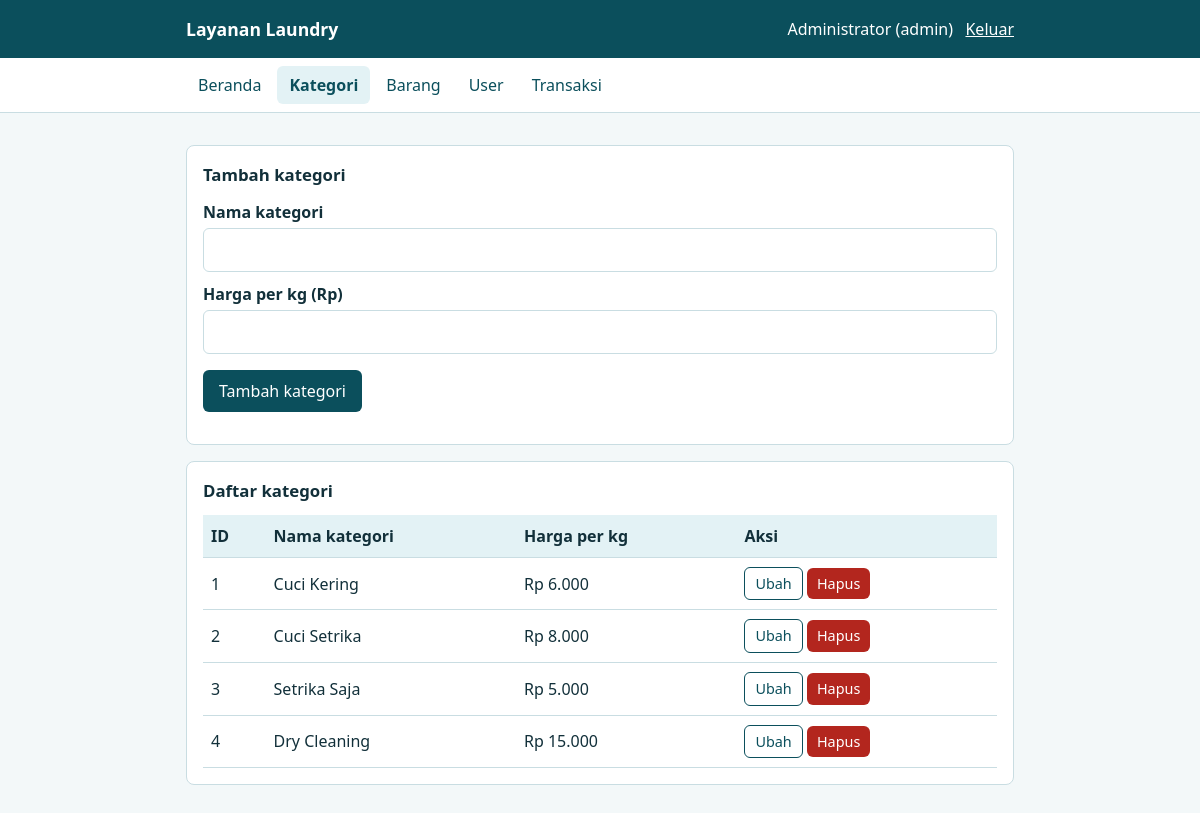
The page /kategori.php (signed in) on the database its author committed.
### tables this page shows
CREATE TABLE tb_kategori (
  id_kategori INT AUTO_INCREMENT PRIMARY KEY,
  nama_kategori VARCHAR(50) NOT NULL,
  harga INT NOT NULL
);

### koneksi.php (called while the page is built, shortened)
<?php
function e($teks) {
    return htmlspecialchars($teks, ENT_QUOTES, 'UTF-8');
}
function rupiah($angka) {
    return "Rp " . number_format($angka, 0, ",", ".");
}

### kategori.php (the view, shortened to what this page needs)
<?php
require "koneksi.php";
$edit = null;
$data = mysqli_query($koneksi, "SELECT * FROM tb_kategori ORDER BY id_kategori");
include "header.php";
?>
<section class="card">
  <h2><?= $edit ? "Ubah kategori" : "Tambah kategori" ?></h2>
  <form method="post">
    <label for="nama_kategori">Nama kategori</label>
    <input type="text" id="nama_kategori" name="nama_kategori" maxlength="50" required value="<?= $edit ? e($edit['nama_kategori']) : "" ?>">
    <label for="harga">Harga per kg (Rp)</label>
    <input type="number" id="harga" name="harga" min="1" required value="<?= $edit ? (int)$edit['harga'] : "" ?>">
    <p>
      <button class="btn" type="submit"><?= $edit ? "Simpan perubahan" : "Tambah kategori" ?></button>
    </p>
  </form>
</section>
<section class="card">
  <h2>Daftar kategori</h2>
  <div class="scroll">
  <table>
    <tr><th>ID</th><th>Nama kategori</th><th>Harga per kg</th><th>Aksi</th></tr>
    <?php while ($r = mysqli_fetch_assoc($data)): ?>
    <tr>
      <td><?= (int)$r['id_kategori'] ?></td>
      <td><?= e($r['nama_kategori']) ?></td>
      <td><?= rupiah($r['harga']) ?></td>
      <td class="aksi">
        <a class="btn kecil abu" href="kategori.php?edit=<?= (int)$r['id_kategori'] ?>">Ubah</a>
        <form method="post" style="display:inline" onsubmit="return confirm('Hapus kategori ini?')">
          <button class="btn kecil merah" type="submit">Hapus</button>
        </form>
      </td>
    </tr>
    <?php endwhile; ?>
  </table>
  </div>
</section>
<?php include "footer.php"; ?>

### style.css (style rules this page uses)
:root { --tua:#0B4F5C;--air:#1B9BAA;--muda:#E3F2F5;--teks:#12303A;--abu:#5B7580;--garis:#C9DDE2;--merah:#B3261E;--hijau:#1E7B45 }
* { box-sizing:border-box }
body { margin:0;font-family:"Segoe UI",Arial,sans-serif;color:var(--teks);background:#F3F8F9;line-height:1.5 }
.card { background:#fff;border:1px solid var(--garis);border-radius:8px;padding:16px;margin:16px 0 }
h2 { font-size:1.05rem;margin:0 0 12px }
label { display:block;font-weight:600;margin:10px 0 4px }
input,select { width:100%;padding:9px 10px;border:1px solid var(--garis);border-radius:6px;font:inherit }
.btn { display:inline-block;background:var(--tua);color:#fff;border:0;border-radius:6px;padding:9px 16px;font:inherit;cursor:pointer;text-decoration:none }
.btn.kecil { padding:5px 10px;font-size:.9rem }
.btn.abu { background:#fff;color:var(--tua);border:1px solid var(--tua) }
.btn.merah { background:var(--merah) }
table { width:100%;border-collapse:collapse }
th,td { text-align:left;padding:9px 8px;border-bottom:1px solid var(--garis) }
th { background:var(--muda) }
.scroll { overflow-x:auto }
.aksi { white-space:nowrap }

### rows shown on the page
tb_kategori: id_kategori "1", nama_kategori "Cuci Kering", harga "Rp 6.000"
tb_kategori: id_kategori "2", nama_kategori "Cuci Setrika", harga "Rp 8.000"
tb_kategori: id_kategori "3", nama_kategori "Setrika Saja", harga "Rp 5.000"
tb_kategori: id_kategori "4", nama_kategori "Dry Cleaning", harga "Rp 15.000"

### other values the page prints
$_SESSION['nama'] "Administrator"
$_SESSION['role'] "admin"
